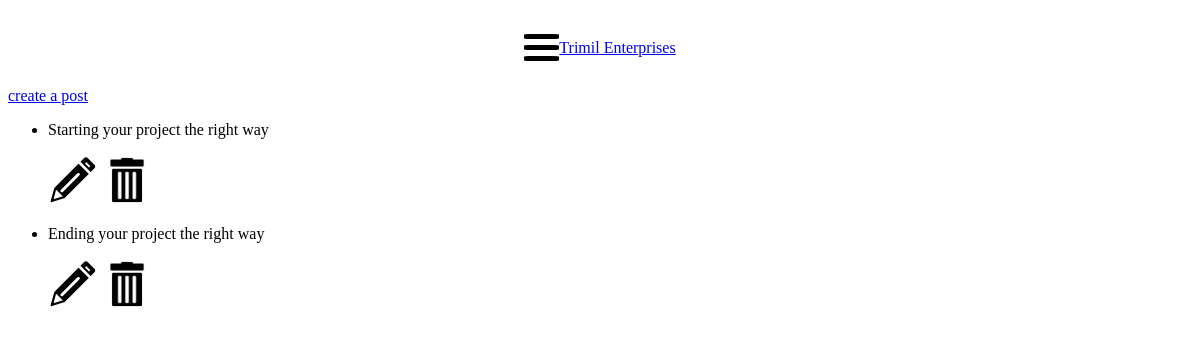
Page /blog/list (signed in) on the committed database.
### tables this page shows
CREATE TABLE BlogPosts (ID INTEGER, Title TEXT, Url TEXT, Thumbnail BLOB, Date DATE, Summary TEXT, Content TEXT);

### app.py (the view)
@app.route("/blog/list", methods=["GET","POST"])
def blog_posts_list():
  if "username" in session:
    conn = get_database_connection()
    posts = conn.execute("SELECT * FROM BlogPosts").fetchall()
    conn.close()
    return render_template("admin-list-of-posts.html",posts = posts)
  else:
    return redirect(url_for("index"))

### database_funtions.py (called while the page is built)
def get_database_connection():
  conn = sql.connect('TrimilEnterprises.db')
  conn.row_factory = sql.Row
  return conn

### templates/admin-list-of-posts.html (shortened to what this page needs)
{% extends "adminLayout.html" %}
{% block body %}
<a href="/blog/create">create a post</a>
<ul>
  {% for post in posts %}
    <li>
      <P>{{post.title}}</P>
      <a href="/blog/{{post.id}}/edit"><img src="{{url_for('static',filename='images/pencil-icon.png')}}" alt=" pencil silhouette" width="50" height="50"></a>
      <a href="/blog/{{post.id}}/delete"><img src="{{url_for('static',filename='images/trash-can.png')}}" alt="trash can silhouette" width="50" height="50"></a>
    </li>
  {% endfor %}
</ul>
{% endblock %}

### static/styles/styles.css (style rules this page uses)
:root { --blue: #2E5073; --white: #FFFFFF; --grey: #c5c4c4; }
* { box-sizing:border-box }

### rows in the picture
BlogPosts: title "Starting your project the right way"
BlogPosts: title "Ending your project the right way"
